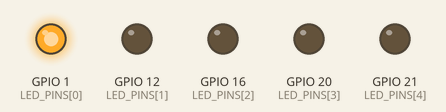
Recording of a program running on a simulated Raspberry Pi (BCM pin numbers). Shown: output pins drawn as LEDs (lit = HIGH).

Above: at 0.05 s.
At 0.65 s:
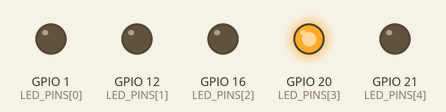
At 1.25 s:
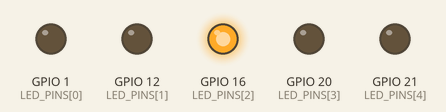
At 1.85 s:
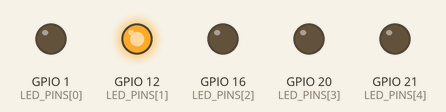
At 2.5 s:
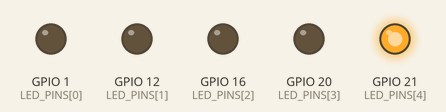
Timing chart, 0 to 3.0 s (numbered marks = the images above):
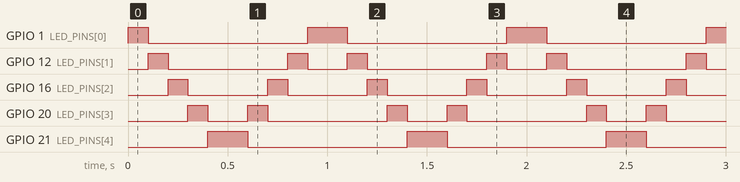

The program:

_04_LED_Chaser_Knight_Rider_Effect.py
```python
# Program to blink Multple LED alternately with knight rider effect
import RPi.GPIO as GPIO
import time

LED_PINS = [1, 12, 16, 20, 21]
DELAY = 0.1

def setup():
    GPIO.setmode(GPIO.BCM)
    for pin in LED_PINS:
        GPIO.setup(pin, GPIO.OUT)

def led_chaser():
    while True:
        for pin in LED_PINS:
            GPIO.output(pin, True)
            time.sleep(DELAY)
            GPIO.output(pin, False)
        for pin in reversed(LED_PINS):
            GPIO.output(pin, True)
            time.sleep(DELAY)
            GPIO.output(pin, False)

def cleanup():
    GPIO.cleanup()

if __name__ == "__main__":
    try:
        setup()
        led_chaser()
    except KeyboardInterrupt:
        print("Program interrupted")
    finally:
        cleanup()
        print("GPIO cleaned up")
```

Measured:
- by itself, GPIO 1 (LED_PINS[0]): repeats every 1.0 s: LOW 0.80 s, HIGH 0.20 s
- by itself, GPIO 12 (LED_PINS[1]): repeats every 1.0 s: LOW 0.60 s, HIGH 0.10 s, LOW 0.20 s, HIGH 0.10 s
- by itself, GPIO 16 (LED_PINS[2]): alternates HIGH for 0.10 s and LOW for 0.40 s
- by itself, GPIO 20 (LED_PINS[3]): repeats every 1.0 s: LOW 0.20 s, HIGH 0.10 s, LOW 0.60 s, HIGH 0.10 s
- by itself, GPIO 21 (LED_PINS[4]): alternates HIGH for 0.20 s and LOW for 0.80 s
